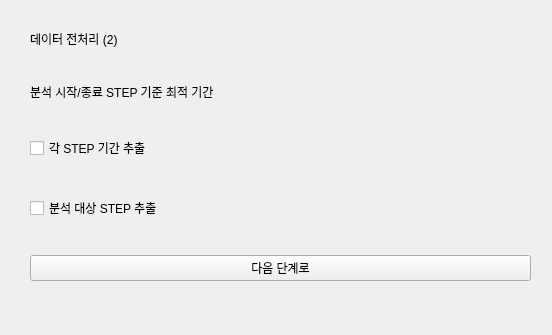
<?xml version="1.0" encoding="UTF-8"?>
<ui version="4.0">
 <class>Form</class>
 <widget class="QWidget" name="Form">
  <property name="geometry">
   <rect>
    <x>0</x>
    <y>0</y>
    <width>552</width>
    <height>335</height>
   </rect>
  </property>
  <property name="windowTitle">
   <string>Form</string>
  </property>
  <widget class="QWidget" name="layoutWidget">
   <property name="geometry">
    <rect>
     <x>30</x>
     <y>30</y>
     <width>501</width>
     <height>251</height>
    </rect>
   </property>
   <layout class="QVBoxLayout" name="verticalLayout_4">
    <item>
     <widget class="QLabel" name="label">
      <property name="text">
       <string>데이터 전처리 (2)</string>
      </property>
     </widget>
    </item>
    <item>
     <spacer name="verticalSpacer">
      <property name="orientation">
       <enum>Qt::Vertical</enum>
      </property>
      <property name="sizeHint" stdset="0">
       <size>
        <width>20</width>
        <height>40</height>
       </size>
      </property>
     </spacer>
    </item>
    <item>
     <widget class="QLabel" name="label_4">
      <property name="text">
       <string>분석 시작/종료 STEP 기준 최적 기간</string>
      </property>
     </widget>
    </item>
    <item>
     <spacer name="verticalSpacer_2">
      <property name="orientation">
       <enum>Qt::Vertical</enum>
      </property>
      <property name="sizeHint" stdset="0">
       <size>
        <width>20</width>
        <height>40</height>
       </size>
      </property>
     </spacer>
    </item>
    <item>
     <widget class="QCheckBox" name="checkBox">
      <property name="text">
       <string>각 STEP 기간 추출</string>
      </property>
     </widget>
    </item>
    <item>
     <spacer name="verticalSpacer_3">
      <property name="orientation">
       <enum>Qt::Vertical</enum>
      </property>
      <property name="sizeHint" stdset="0">
       <size>
        <width>20</width>
        <height>40</height>
       </size>
      </property>
     </spacer>
    </item>
    <item>
     <widget class="QCheckBox" name="checkBox_2">
      <property name="text">
       <string>분석 대상 STEP 추출</string>
      </property>
     </widget>
    </item>
    <item>
     <spacer name="verticalSpacer_5">
      <property name="orientation">
       <enum>Qt::Vertical</enum>
      </property>
      <property name="sizeHint" stdset="0">
       <size>
        <width>20</width>
        <height>40</height>
       </size>
      </property>
     </spacer>
    </item>
    <item>
     <widget class="QPushButton" name="pushButton_2">
      <property name="text">
       <string>다음 단계로</string>
      </property>
     </widget>
    </item>
   </layout>
  </widget>
  <zorder>layoutWidget</zorder>
  <zorder></zorder>
 </widget>
 <resources/>
 <connections/>
</ui>
